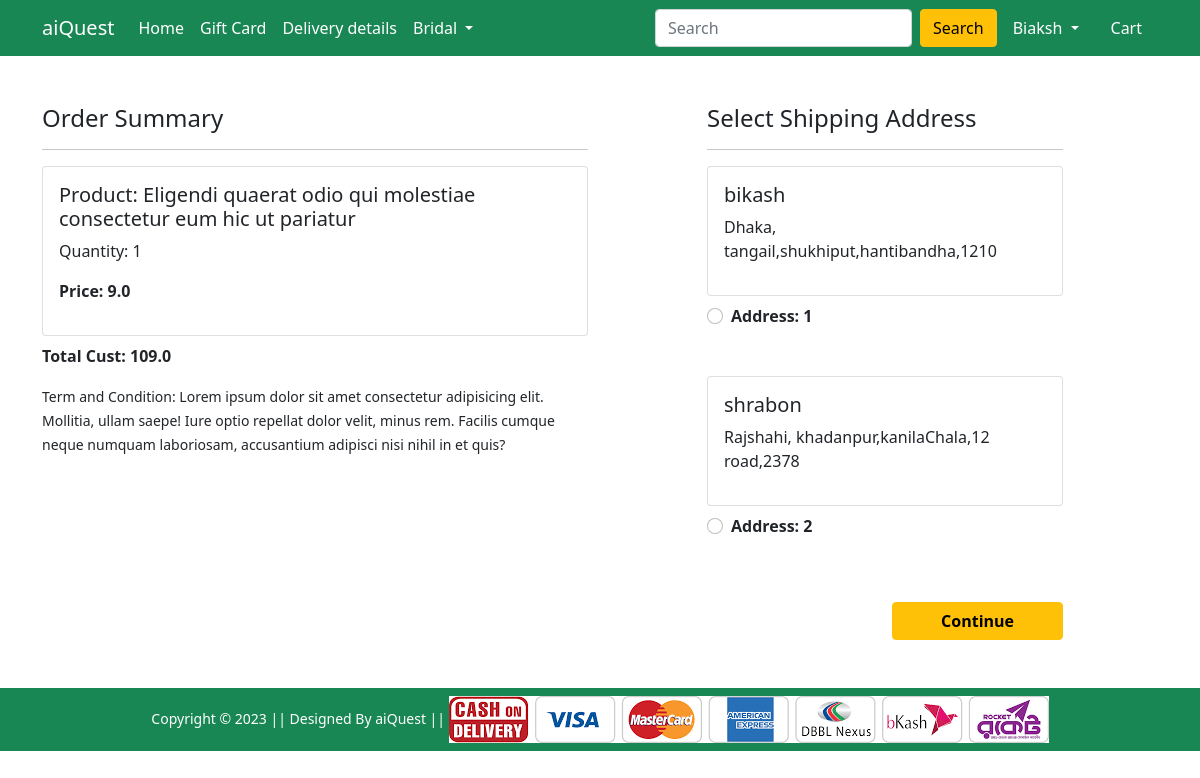
Before: /checkout/ (signed in) with the older database file.
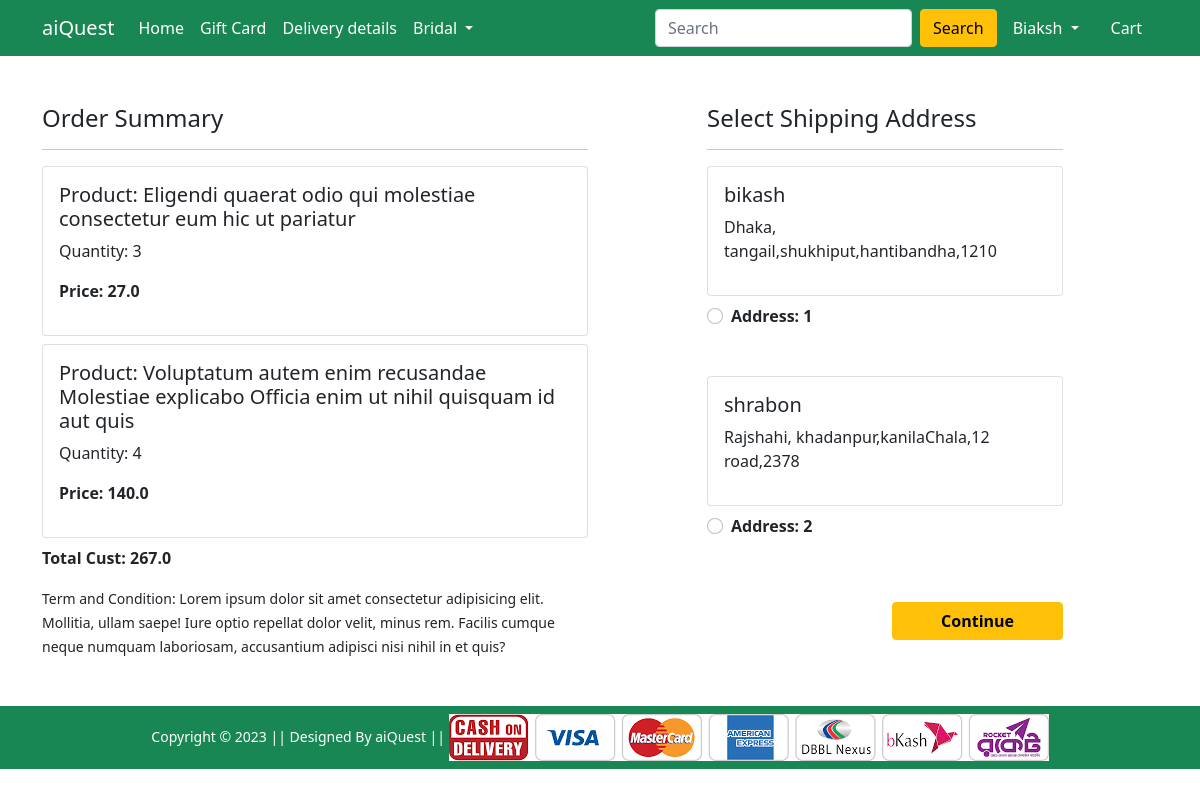
After: the same page with the newer database file.
### Shop/models.py (models this page shows, shortened)
class Card(models.Model):
    user = models.ForeignKey(User, on_delete=models.CASCADE)
    product = models.ForeignKey(Product, on_delete=models.CASCADE)
    quantity = models.PositiveIntegerField(default=1)
    @property
    def total_cust(self):
        return self.quantity * self.product.discounted_price

class Product(models.Model):
    title = models.CharField(max_length=300)
    selling_price = models.FloatField()
    discounted_price = models.FloatField()
    description = models.TextField()
    brand = models.CharField(max_length=40)
    category = models.CharField(choices=CATEGORY_CHOICES , max_length=3)
    product_image = models.ImageField(upload_to='productImg')

class Customer(models.Model):
    user = models.ForeignKey(User, on_delete=models.CASCADE)
    name = models.CharField(max_length=34)
    division = models.CharField(choices=DIVISION_CHOICES, max_length=43)
    district = models.CharField(max_length=200)
    thana = models.CharField(max_length=60)
    villorroad = models.CharField(max_length=200)
    zipCode = models.IntegerField()

### Shop/views.py (the view)
# urls.py: path('checkout/', views.checkout, name='checkout'),
@login_required
def checkout(request):
  user = request.user
  add = Customer.objects.filter(user = user)
  cart_item = Card.objects.filter(user = user)
  amount = 0
  shipping_amount = 100
  totalamount = 0
  cart_product = [ p for p in Card.objects.all() if p.user == user]
  for p in cart_product:
    temp_amount = (p.quantity * p.product.discounted_price)
    amount += temp_amount
    totalamount = amount + shipping_amount
  return render(request, 'Shop/checkout.html', {'add':add, 'totalamount':totalamount, 'cart_item': cart_item})

### Shop/templates/Shop/checkout.html (shortened to what this page needs)
{% extends 'Shop/base.html' %}
{% load static %}
{% block main-content %}
<div class="container">
    <div class="row mt-5">
        <div class="col-sm-6">
            <h4>Order Summary</h4>
            <hr>
            {% for item in cart_item %}
            <div class="card mb-2">
                <div class="card-body">
                    <h5>Product: {{item.product.title}}</h5>
                    <p>Quantity: {{item.quantity}}</p>
                    <p class="fw-bold">Price: {{item.total_cust}}</p>
                </div>
            </div>
            {% endfor %}
            <p> <strong>Total Cust: {{totalamount}}</strong> </p>
            <small>Term and Condition: Lorem ipsum dolor sit amet consectetur adipisicing elit. Mollitia, ullam saepe!
                Iure optio repellat dolor velit, minus rem. Facilis cumque neque numquam laboriosam, accusantium
                adipisci nisi nihil in et quis?</small>
        </div>
        <div class="col-sm-4 offset-sm-1">
            <h4>Select Shipping Address</h4>
            <hr>
            <form action="/paymentdone">
                {% for ad in add %}
                <div class="card">
                    <div class="card-body">
                        <h5>{{ad.name}}</h5>
                        <p>{{ad.division}}, {{ad.district}},{{ad.thana}},{{ad.villorroad}},{{ad.zipCode}}</p>
                    </div>
                </div>
                <div class="form-check mt-2 mb-5">
                    <input class="form-check-input" type="radio" name="customer_id" id="customerAdd{{forloop.counter}}" value="{{ad.id}}">
                    <label class="form-check-label fw-bold" for="">
                        Address: {{forloop.counter}} </label>
                </div>
                {% endfor %}
                <div class="text-end">
                    <button type="submit" class="btn btn-warning mt-3 px-5 fw-bold">Continue</button>
                </div>
            </form>
        </div>
    </div>
</div>
{% endblock main-content %}

Changed rows visible on the page:
changed Card "Eligendi quaerat odio qui molestiae consectetur eum hic ut pariatur": quantity "1" → "3"; total_cust "9.0" → "27.0"
added Card: product "Voluptatum autem enim recusandae Molestiae explicabo Officia enim ut nihil quisquam id aut quis", quantity "4", total_cust "140.0"
Other visible differences:
{{ totalamount }}: "109.0" → "267.0"
